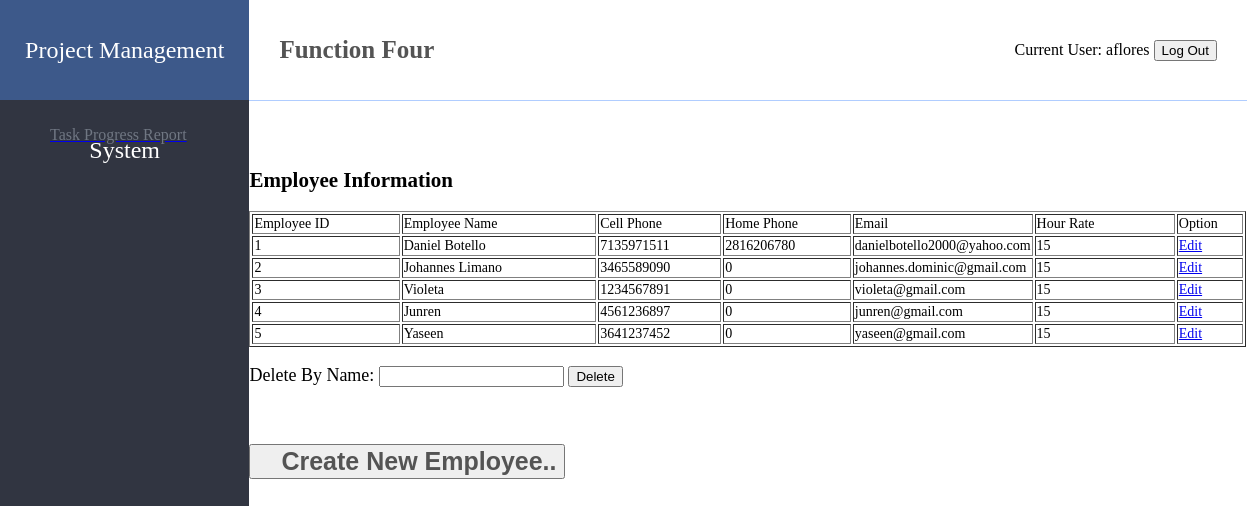
Page /oldfiles/employees.php (signed in) on the committed database.
### tables this page shows
CREATE TABLE MENU(
	MenuID int(6) PRIMARY KEY AUTO_INCREMENT,
    MenuName varchar(30) NOT NULL,
    url varchar(50)
);

CREATE TABLE USER_LOGIN(
	Username varchar(15) PRIMARY KEY NOT NULL,
    ClientID int(6),
    EmployeeID int(6),
    PasswordHash BINARY(20) NOT NULL,
    Salt BINARY(20) NOT NULL,
    FOREIGN KEY (ClientID) REFERENCES client(ClientID),
    FOREIGN KEY (EmployeeID) REFERENCES employee(EmployeeID)
);

CREATE TABLE EMPLOYEE (
	EmployeeID int(6) PRIMARY KEY NOT NULL AUTO_INCREMENT,
    EmployeeName varchar(30),
    Phone1 bigint(10),
    Phone2 bigint(10),
    Email varchar(50),
    HourlyRate double
);

### Module/Login/session.php (called while the page is built, shortened)
<?php
$user_check=$_SESSION['login_user'];
$ses_sql=mysqli_query($conn,"SELECT Username, EmployeeName FROM `USER_LOGIN` a INNER JOIN `EMPLOYEE` b ON a.EmployeeID = b.EmployeeID AND Username = '".$user_check."'");
$row = mysqli_fetch_assoc($ses_sql);
$login_session = $row['Username'];
if(!isset($login_session)){
    $ses_sql=mysqli_query($conn,"SELECT Username, ClientName FROM `USER_LOGIN` a INNER JOIN `CLIENT` b ON a.ClientID = b.ClientID AND Username = '".$user_check."'");
    $row = mysqli_fetch_assoc($ses_sql);
    $login_session = $row['Username'];
}
?>

### oldfiles/employees.php (the view, shortened to what this page needs)
<?php require_once('Connections/remotesql.php'); ?>
<?php include 'Source/connect.php';?>
<?php include('Module/Login/session.php'); ?>
<?php
$query_Recordset1 = "SELECT * FROM EMPLOYEE ORDER BY EmployeeID ASC";
$Recordset1 = mysql_query($query_Recordset1, $remotesql) or die(mysql_error());
$row_Recordset1 = mysql_fetch_assoc($Recordset1);
?>
<!DOCTYPE html>
<html>
	<head>
		<link rel="stylesheet" href="css/page.css" />
	</head>
	<body>
		<div class="left">
			<div class="bigTitle">Project Management System</div>
			<div class="lines">
			<? $sql_menu = "SELECT MENU.MenuName, MENU.url FROM MENU, ASSIGNED_MENU WHERE MENU.MenuID = ASSIGNED_MENU.MenuID AND ASSIGNED_MENU.Username = '$login_session'";
$result_menu = $conn->query($sql_menu);
while($row_menu = $result_menu->fetch_array()){
?>
				<a href="<? echo $row_menu[1]; ?>"><div onclick="pageClick(this)"> <? echo $row_menu[0]; ?> </div></a>
<?
}
?>
			</div>
		</div>
		<div class="top">
			<div class="leftTiyle" id="flTitle">Function Four</div>
			<div class="thisUser">
				Current User: <?php echo $login_session; ?>
        		<button id="menu-logout" type="button">
				  Log Out
				</button>
			</div>
		</div>
		<div class="content">
        <h2>Employee Information</h2>
		  <form name="form1" method="POST">
		    <table width="997" border="1">
		      <tr>
		        <td width="152">Employee ID</td>
		        <td width="204">Employee Name</td>
		        <td width="124">Cell Phone</td>
		        <td width="129">Home Phone</td>
		        <td width="130">Email</td>
		        <td width="147">Hour Rate</td>
		        <td width="65">Option</td>
	          </tr>
		      <?php do { ?>
	          <tr>
	            <td><?php echo $row_Recordset1['EmployeeID']; ?></td>
	            <td><?php echo $row_Recordset1['EmployeeName']; ?></td>
	            <td><?php echo $row_Recordset1['Phone1']; ?></td>
	            <td><?php echo $row_Recordset1['Phone2']; ?></td>
	            <td><?php echo $row_Recordset1['Email']; ?></td>
	            <td><?php echo $row_Recordset1['HourlyRate']; ?></td>
	            <td><a href="editEmployee.php?id=<?php echo $row_Recordset1['EmployeeID']; ?>">Edit</a></td>
              </tr>
		        <?php } while ($row_Recordset1 = mysql_fetch_assoc($Recordset1)); ?>
	        </table>
		    <p>Delete By Name:
		      <input type="text" name="deletefield" id="deletefield">
		      <input type="submit" name="button" id="button" value="Delete">
		    </p>
		    <p>&nbsp;</p>
		  </form>
         <a href="addEmployee.php"> <input name="" type="button" class="leftTiyle" value="Create New Employee.."></a>
		</div>
	</body>
</html>

### css/page.css (style rules this page uses)
body { margin: 0px; padding: 0px; }
.left { background: #313541; width: 20%; float: left; position: absolute; top: 0px; bottom: 0px; }
.top { width: 80%; float: right; height: 100px; line-height: 100px; border-bottom: 1px solid #b0cdff; }
.content { float: right; width: 80%; text-align: left; font-size: 14px; margin-top: 50px; }
.leftTiyle { font-size: 25px; padding-left: 30px; font-weight: 600; color: #545454; float: left; }
.thisUser { float: right; margin-right: 30px; }
.bigTitle { background: #3d598a; color: #fff; height: 100px; line-height: 100px; text-align: center; font-size: 24px; font-family: -webkit-body; }
.lines div { height: 70px; line-height: 70px; padding-left: 50px; color: #707783; }
.content form p { font-size: 18px; }
.content form p { font-size: 18px; text-align: left; }

### rows in the picture
menu: MenuName "Task Progress Report"
user_login: Username "aflores"
employee: EmployeeID "1", EmployeeName "Daniel Botello", Phone1 "7135971511", Phone2 "2816206780", Email "danielbotello2000@yahoo.com", HourlyRate "15"
employee: EmployeeID "2", EmployeeName "Johannes Limano", Phone1 "3465589090", Phone2 "0", Email "johannes.dominic@gmail.com", HourlyRate "15"
employee: EmployeeID "3", EmployeeName "Violeta", Phone1 "1234567891", Phone2 "0", Email "violeta@gmail.com", HourlyRate "15"
employee: EmployeeID "4", EmployeeName "Junren", Phone1 "4561236897", Phone2 "0", Email "junren@gmail.com", HourlyRate "15"
employee: EmployeeID "5", EmployeeName "Yaseen", Phone1 "3641237452", Phone2 "0", Email "yaseen@gmail.com", HourlyRate "15"
